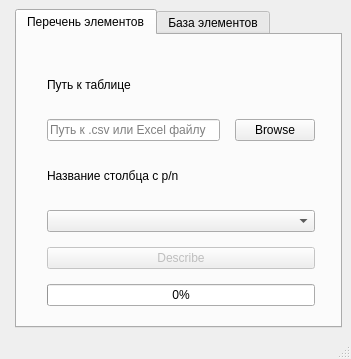
<?xml version="1.0" encoding="UTF-8"?>
<ui version="4.0">
 <class>MainWindow</class>
 <widget class="QMainWindow" name="MainWindow">
  <property name="geometry">
   <rect>
    <x>0</x>
    <y>0</y>
    <width>351</width>
    <height>359</height>
   </rect>
  </property>
  <property name="windowTitle">
   <string>ASCParser</string>
  </property>
  <property name="windowIcon">
   <iconset>
    <normaloff>footer_company_logo.png</normaloff>footer_company_logo.png</iconset>
  </property>
  <widget class="QWidget" name="centralwidget">
   <layout class="QFormLayout" name="formLayout_2">
    <item row="0" column="1">
     <widget class="QTabWidget" name="tabWidget">
      <property name="enabled">
       <bool>true</bool>
      </property>
      <property name="sizePolicy">
       <sizepolicy hsizetype="Expanding" vsizetype="MinimumExpanding">
        <horstretch>1</horstretch>
        <verstretch>1</verstretch>
       </sizepolicy>
      </property>
      <property name="currentIndex">
       <number>0</number>
      </property>
      <widget class="QWidget" name="describeTab">
       <attribute name="title">
        <string>Перечень элементов</string>
       </attribute>
       <widget class="QWidget" name="">
        <property name="geometry">
         <rect>
          <x>20</x>
          <y>20</y>
          <width>288</width>
          <height>261</height>
         </rect>
        </property>
        <layout class="QVBoxLayout" name="verticalLayout">
         <property name="spacing">
          <number>15</number>
         </property>
         <property name="sizeConstraint">
          <enum>QLayout::SetDefaultConstraint</enum>
         </property>
         <property name="leftMargin">
          <number>10</number>
         </property>
         <property name="topMargin">
          <number>10</number>
         </property>
         <property name="rightMargin">
          <number>10</number>
         </property>
         <property name="bottomMargin">
          <number>10</number>
         </property>
         <item>
          <widget class="QLabel" name="label_2">
           <property name="text">
            <string>Путь к таблице</string>
           </property>
          </widget>
         </item>
         <item>
          <layout class="QHBoxLayout" name="horizontalLayout">
           <item>
            <widget class="QLineEdit" name="linePath">
             <property name="placeholderText">
              <string>Путь к .csv или Excel файлу</string>
             </property>
            </widget>
           </item>
           <item>
            <widget class="QPushButton" name="btnBrowse">
             <property name="text">
              <string>Browse</string>
             </property>
            </widget>
           </item>
          </layout>
         </item>
         <item>
          <widget class="QLabel" name="label">
           <property name="text">
            <string>Название столбца с p/n</string>
           </property>
          </widget>
         </item>
         <item>
          <widget class="QComboBox" name="comboBox"/>
         </item>
         <item>
          <widget class="QPushButton" name="btnDescribe">
           <property name="enabled">
            <bool>false</bool>
           </property>
           <property name="text">
            <string>Describe</string>
           </property>
           <property name="checkable">
            <bool>false</bool>
           </property>
           <property name="flat">
            <bool>false</bool>
           </property>
          </widget>
         </item>
         <item>
          <widget class="QProgressBar" name="progressBar">
           <property name="value">
            <number>0</number>
           </property>
           <property name="format">
            <string>%p%</string>
           </property>
          </widget>
         </item>
        </layout>
       </widget>
      </widget>
      <widget class="QWidget" name="baseTab">
       <attribute name="title">
        <string>База элементов</string>
       </attribute>
       <widget class="QWidget" name="verticalLayoutWidget">
        <property name="geometry">
         <rect>
          <x>20</x>
          <y>60</y>
          <width>281</width>
          <height>155</height>
         </rect>
        </property>
        <layout class="QVBoxLayout" name="verticalLayout_2">
         <property name="spacing">
          <number>15</number>
         </property>
         <property name="sizeConstraint">
          <enum>QLayout::SetMaximumSize</enum>
         </property>
         <item>
          <widget class="QLabel" name="label_3">
           <property name="sizePolicy">
            <sizepolicy hsizetype="Minimum" vsizetype="Fixed">
             <horstretch>1</horstretch>
             <verstretch>1</verstretch>
            </sizepolicy>
           </property>
           <property name="text">
            <string>Тип элемента</string>
           </property>
           <property name="wordWrap">
            <bool>true</bool>
           </property>
          </widget>
         </item>
         <item>
          <widget class="QComboBox" name="itemSelect">
           <property name="sizePolicy">
            <sizepolicy hsizetype="Preferred" vsizetype="Maximum">
             <horstretch>0</horstretch>
             <verstretch>0</verstretch>
            </sizepolicy>
           </property>
          </widget>
         </item>
         <item>
          <layout class="QHBoxLayout" name="horizontalLayout_3">
           <property name="spacing">
            <number>0</number>
           </property>
           <item>
            <widget class="QLabel" name="label_4">
             <property name="sizePolicy">
              <sizepolicy hsizetype="Preferred" vsizetype="Minimum">
               <horstretch>0</horstretch>
               <verstretch>0</verstretch>
              </sizepolicy>
             </property>
             <property name="text">
              <string>Номинал</string>
             </property>
            </widget>
           </item>
           <item alignment="Qt::AlignRight">
            <widget class="QLabel" name="label_5">
             <property name="sizePolicy">
              <sizepolicy hsizetype="Preferred" vsizetype="Minimum">
               <horstretch>0</horstretch>
               <verstretch>0</verstretch>
              </sizepolicy>
             </property>
             <property name="accessibleName">
              <string>0</string>
             </property>
             <property name="layoutDirection">
              <enum>Qt::LeftToRight</enum>
             </property>
             <property name="text">
              <string>Единицы измерения</string>
             </property>
             <property name="alignment">
              <set>Qt::AlignRight|Qt::AlignTrailing|Qt::AlignVCenter</set>
             </property>
             <property name="wordWrap">
              <bool>false</bool>
             </property>
            </widget>
           </item>
          </layout>
         </item>
         <item>
          <layout class="QHBoxLayout" name="horizontalLayout_2">
           <item>
            <widget class="QLineEdit" name="lineEdit">
             <property name="sizePolicy">
              <sizepolicy hsizetype="Expanding" vsizetype="Fixed">
               <horstretch>0</horstretch>
               <verstretch>0</verstretch>
              </sizepolicy>
             </property>
            </widget>
           </item>
           <item>
            <widget class="QComboBox" name="unitsBox">
             <property name="sizePolicy">
              <sizepolicy hsizetype="Preferred" vsizetype="Fixed">
               <horstretch>0</horstretch>
               <verstretch>0</verstretch>
              </sizepolicy>
             </property>
            </widget>
           </item>
          </layout>
         </item>
         <item>
          <widget class="QPushButton" name="toBaseBtn">
           <property name="sizePolicy">
            <sizepolicy hsizetype="Minimum" vsizetype="Fixed">
             <horstretch>0</horstretch>
             <verstretch>0</verstretch>
            </sizepolicy>
           </property>
           <property name="text">
            <string>Добавить в базу</string>
           </property>
          </widget>
         </item>
        </layout>
       </widget>
      </widget>
     </widget>
    </item>
   </layout>
  </widget>
  <widget class="QStatusBar" name="statusBar"/>
 </widget>
 <resources/>
 <connections/>
</ui>
